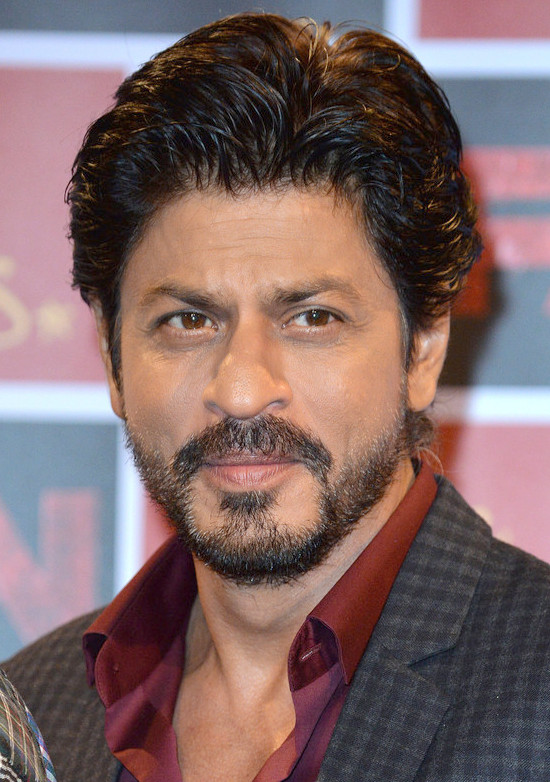
#> input picture images/sharukh khan.jpg, 550 x 782 px, found by its file name
$ jupyter execute 'Face and Eye Detection by OpenCV.ipynb'
#> lines starting #> are read from the running program, lines starting #| are printed output that depends on the picture; after the words box and inside, x2 and y2 are one past the last pixel; in counts of white or black regions, pixels touching at a corner belong together
[cell 1]
# Face Detection
import numpy as np
import cv2

# We point OpenCV's CascadeClassifier function to where our
# classifier (XML file format) is stored
face_classifier = cv2.CascadeClassifier('haarcascade_frontalface_default.xml')

# Load our image then convert it to grayscale
image = cv2.imread("C:/Users/ravin/OneDrive/Desktop/sharukh khan.jpg")
#> image is the input picture: shape (782, 550, 3); mean B, G, R 101.2, 101.9, 126.8
gray = cv2.cvtColor(image, cv2.COLOR_BGR2GRAY)
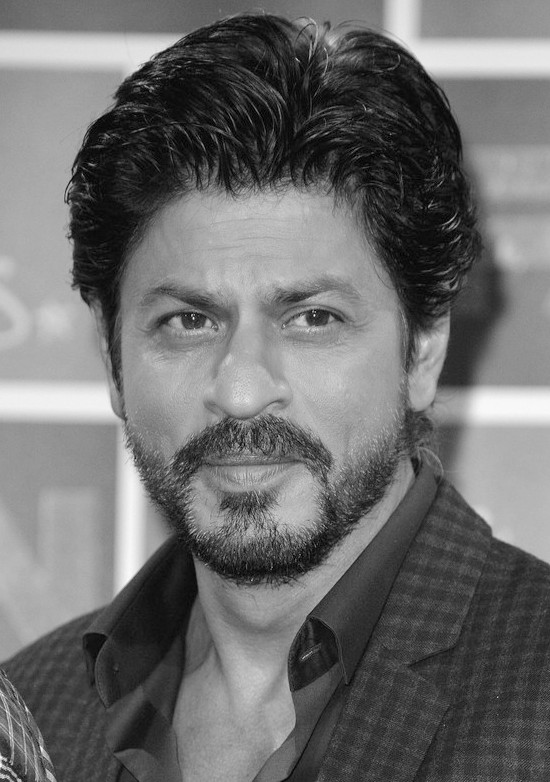
#> gray: shape (782, 550); min 0, max 254, mean 109.3

# Our classifier returns the ROI of the detected face as a tuple
# It stores the top left coordinate and the bottom right coordiantes
faces = face_classifier.detectMultiScale(gray, 1.3, 5)
#> faces = [[75, 184, 361, 361]]

# When no faces detected, face_classifier returns and empty tuple
if faces is ():
    print("No faces found")

# We iterate through our faces array and draw a rectangle
# over each face in faces
for (x,y,w,h) in faces:
    cv2.rectangle(image, (x,y), (x+w,y+h), (127,0,255), 2)
    cv2.imshow('Face Detection', image)
    cv2.waitKey(0)
#> this loop made 1 pass
#> pass 1, `cv2.imshow('Face Detection', image)`:
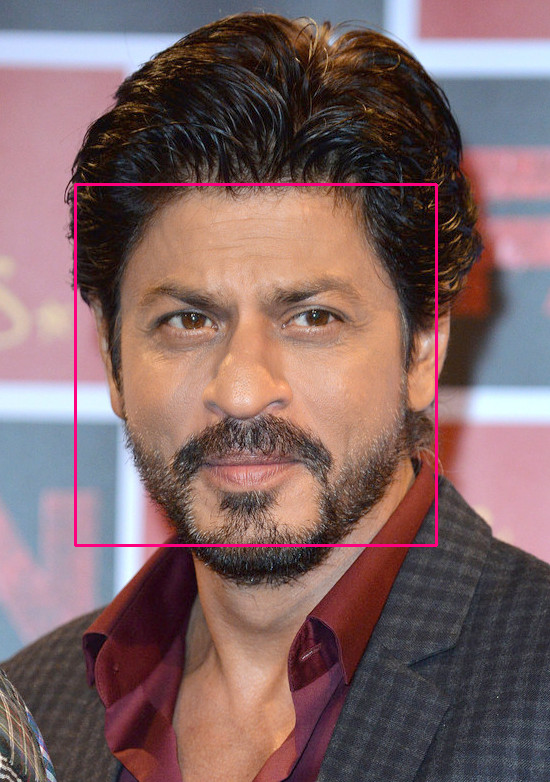
#> window 'Face Detection': shape (782, 550, 3); mean B, G, R 101.6, 101.1, 128.2

cv2.destroyAllWindows()

[cell 2]
# Eye detection
face_classifier = cv2.CascadeClassifier('haarcascade_frontalface_default.xml')
eye_classifier = cv2.CascadeClassifier('haarcascade_eye.xml')
img = cv2.imread("C:/Users/ravin/OneDrive/Desktop/Aishwrya Rai.jpg")
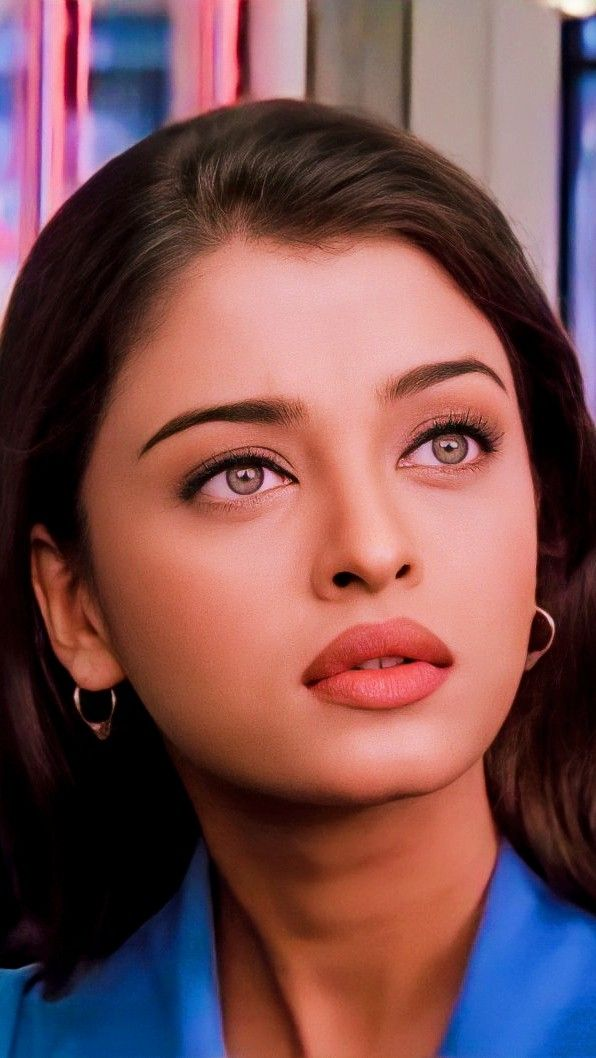
#> input picture images/Aishwrya Rai.jpg, 596 x 1058 px, found by its file name
#> img is the input picture: shape (1058, 596, 3); mean B, G, R 80.9, 79, 120.7
gray = cv2.cvtColor(img, cv2.COLOR_BGR2GRAY)
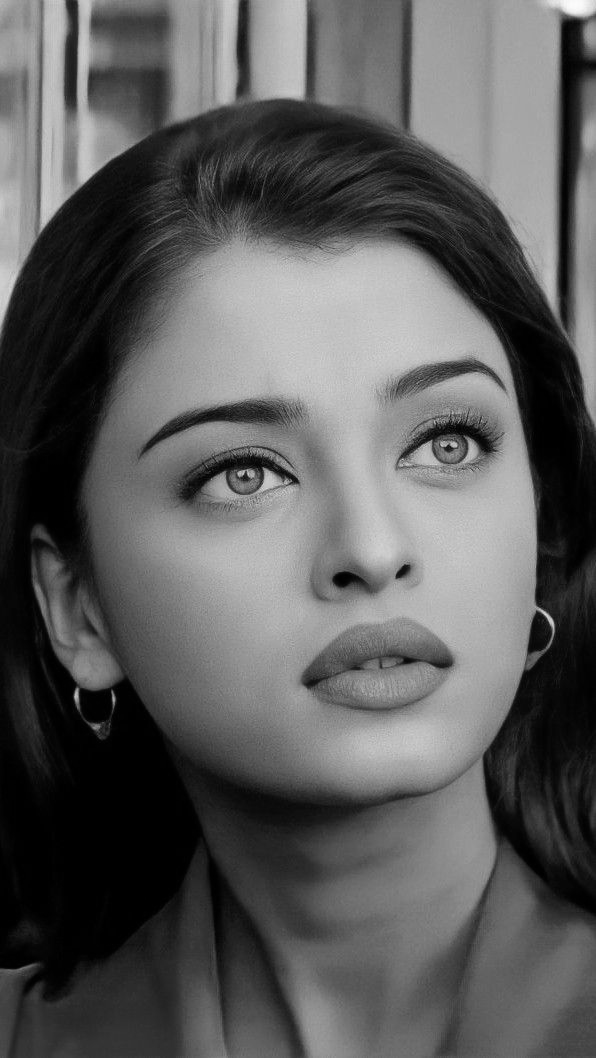
#> gray: shape (1058, 596); min 0, max 252, mean 91.7

faces = face_classifier.detectMultiScale(gray, 1.3, 5)
#> faces = [[104, 263, 478, 478]]
# When no faces detected, face_classifier returns and empty tuple
if faces is ():
    print("No Face Found")

for (x,y,w,h) in faces:
    cv2.rectangle(img,(x,y),(x+w,y+h),(127,0,255),2)
    cv2.imshow('img',img)
    cv2.waitKey(0)
    roi_gray = gray[y:y+h, x:x+w]
    roi_color = img[y:y+h, x:x+w]
    eyes = eye_classifier.detectMultiScale(roi_gray)
    for (ex,ey,ew,eh) in eyes:
        cv2.rectangle(roi_color,(ex,ey),(ex+ew,ey+eh),(255,255,0),2)
        cv2.imshow('img',img)
        cv2.waitKey(0)
#> this loop made 1 pass
#> pass 1, `cv2.imshow('img',img)`:
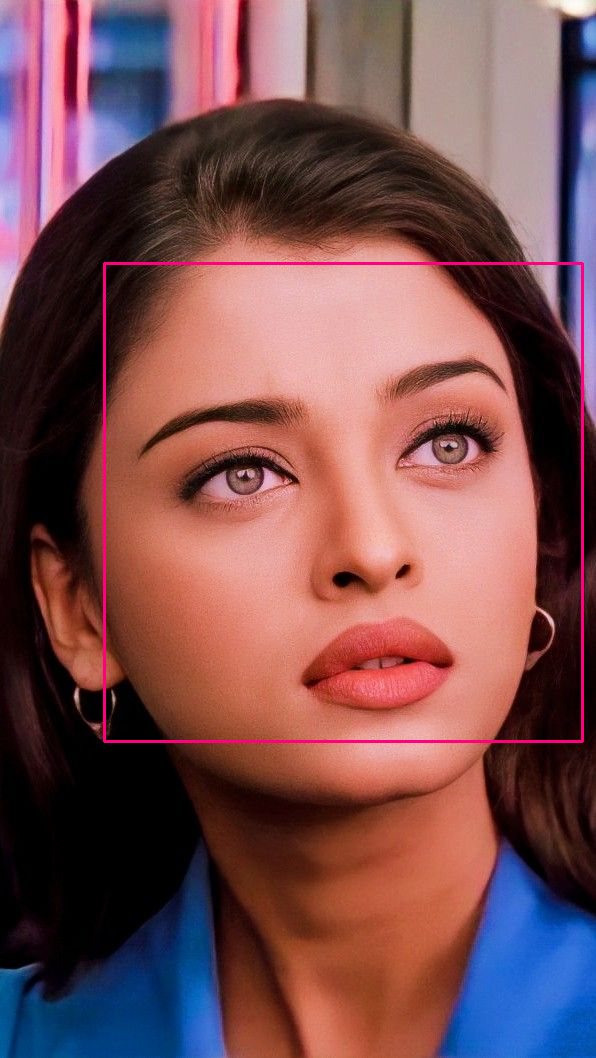
#> window 'img': shape (1058, 596, 3); mean B, G, R 81.5, 78.4, 122
#> pass 1, `roi_gray = gray[y:y+h, x:x+w]`:
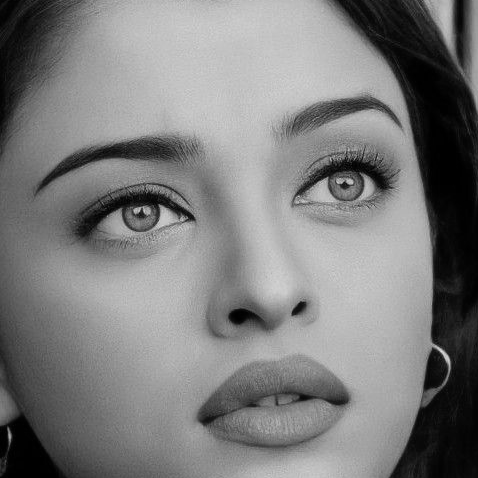
#> roi_gray: shape (478, 478); min 0, max 222, mean 124.7
#> pass 1, `roi_color = img[y:y+h, x:x+w]`:
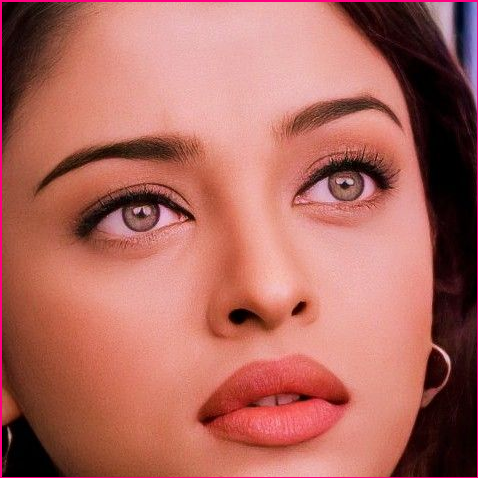
#> roi_color: shape (478, 478, 3); mean B, G, R 95.3, 104.5, 175.8
#> pass 1, `cv2.imshow('img',img)`:
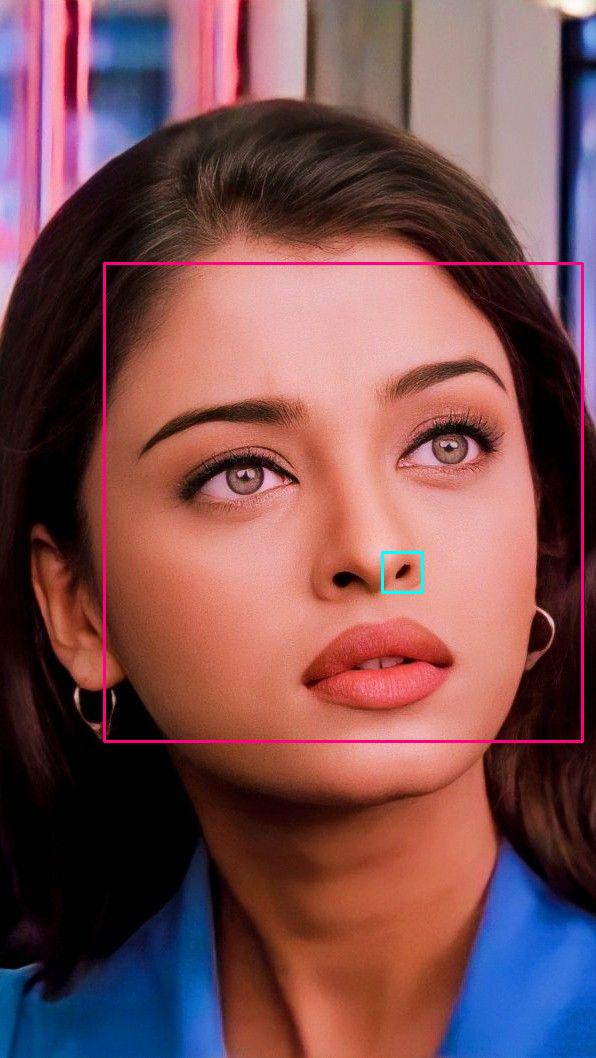
#> window 'img': shape (1058, 596, 3); mean B, G, R 81.6, 78.5, 121.9
#> after the loop:
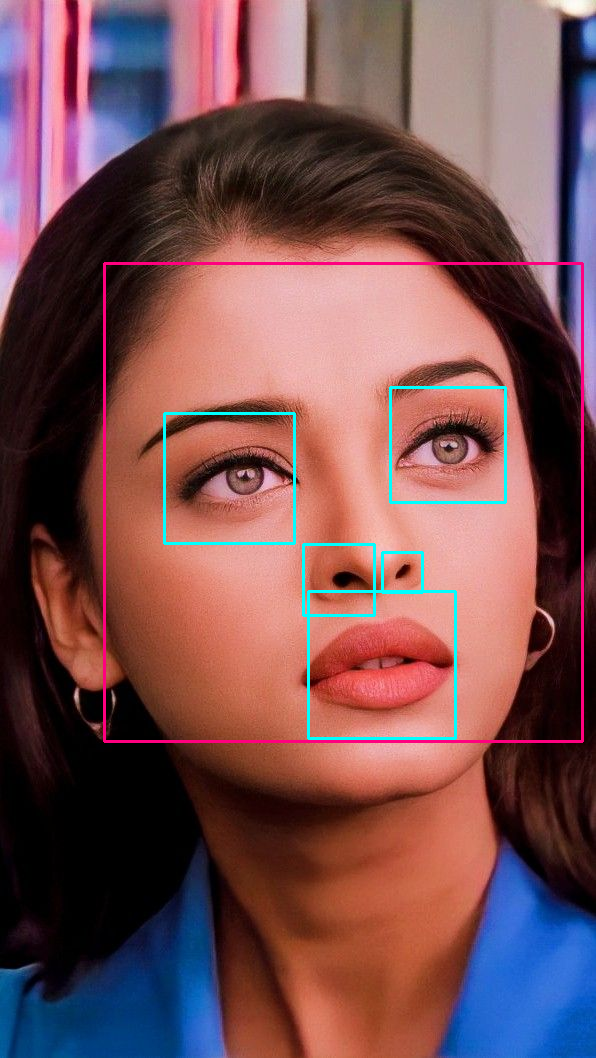
#> img: shape (1058, 596, 3); 1.85% of pixels changed, all inside (x1, y1, x2, y2) = (103, 262, 584, 743)
#> after the loop:
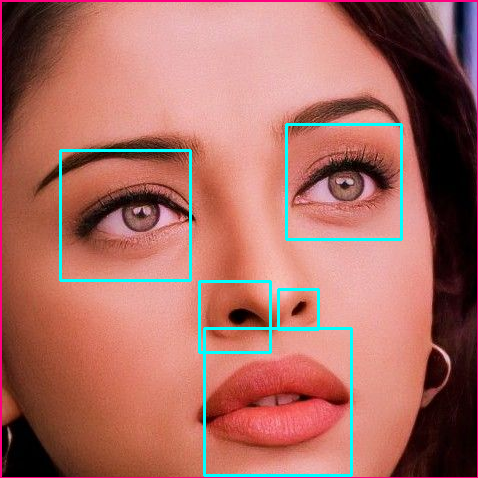
#> roi_color: shape (478, 478, 3); 2.58% of pixels changed, all inside (x1, y1, x2, y2) = (59, 123, 403, 477)

cv2.destroyAllWindows()
